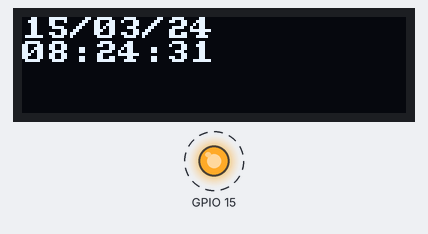
A sketch run on a simulated ESP8266 (NodeMCU). On the bench: 128×32 one-colour display, output pins drawn as LEDs (lit = HIGH). Dashed ring = blinking. WiFi joins after 1.5 s; servers stay silent unless stated; what the sketch prints to the serial monitor is not drawn.

Above: at 1.9 s.
At 9.9 s:
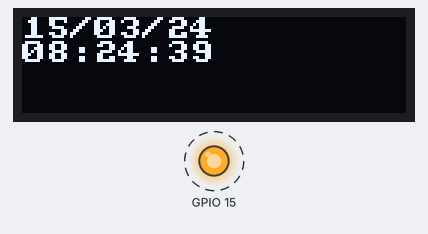
At 19.9 s:
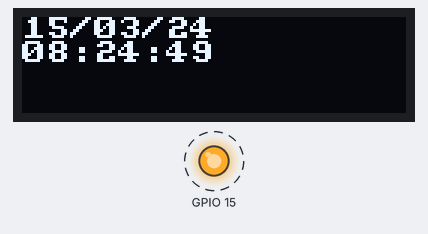
At 38.9 s:
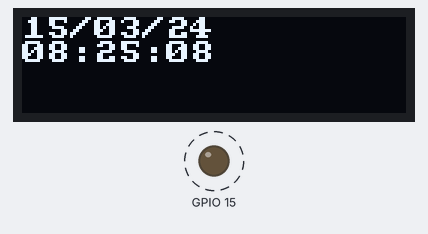
Timing chart, 0 to 40.0 s (numbered marks = the images above):
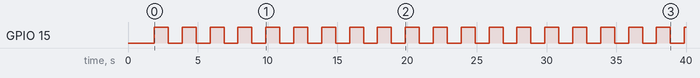

Measured:
- by itself, GPIO 15: alternates HIGH for 1.0 s and LOW for 1.0 s
- what the display in image 0 shows lasts 1.0 s, from 1.9 s to 2.9 s

The sketch:

RELOGIO_NTP_8266_128x32.ino
```cpp
#include <TimeLib.h>
#include <ESP8266WiFi.h>
#include <WiFiUdp.h>

#include <Arduino.h>
#include <U8x8lib.h>

#ifdef U8X8_HAVE_HW_SPI
#include <SPI.h>
#endif

//pino 2 do node ligar SDA
//pino 0 do node ligar SCL
U8X8_SSD1306_128X32_UNIVISION_SW_I2C u8x8(/* clock=*/ SCL, /* data=*/ SDA, /* reset=*/ U8X8_PIN_NONE);   // Adafruit Feather ESP8266/32u4 Boards + FeatherWing OLED

const char ssid[] = "FINADO ZE LINGUINHA"; // your network SSID (name)
const char pass[] = "CB4001982";           // your network password

// NTP Servers:
IPAddress timeServer(132, 163, 4, 101);    // time-a.timefreq.bldrdoc.gov
// IPAddress timeServer(132, 163, 4, 102); // time-b.timefreq.bldrdoc.gov
// IPAddress timeServer(132, 163, 4, 103); // time-c.timefreq.bldrdoc.gov

const int timeZone = -2;    // Brasil -2 com horario verao
//const int timeZone = 1;   // Central European Time
//const int timeZone = -5;  // Eastern Standard Time (USA)
//const int timeZone = -4;  // Eastern Daylight Time (USA)
//const int timeZone = -8;  // Pacific Standard Time (USA)
//const int timeZone = -7;  // Pacific Daylight Time (USA)


WiFiUDP Udp;
unsigned int localPort = 8888;  // local port to listen for UDP packets

boolean toggle = false;

void setup()
{
  pinMode(15, OUTPUT);

  u8x8.begin();
  u8x8.setPowerSave(0);

  Serial.begin(9600);
  while (!Serial) ; // Needed for Leonardo only
  delay(250);
  Serial.println("TimeNTP Example");
  Serial.print("Connecting to ");
  Serial.println(ssid);
  WiFi.begin(ssid, pass);

  while (WiFi.status() != WL_CONNECTED) {
    delay(500);
    Serial.print(".");
  }


  Serial.print("IP number assigned by DHCP is ");
  Serial.println(WiFi.localIP());
  Serial.println("Starting UDP");
  Udp.begin(localPort);
  Serial.print("Local port: ");
  Serial.println(Udp.localPort());
  Serial.println("waiting for sync");
  setSyncProvider(getNtpTime);
}

time_t prevDisplay = 0; // when the digital clock was displayed

void loop()
{
  if (timeStatus() != timeNotSet) {
    if (now() != prevDisplay) { //update the display only if time has changed
      prevDisplay = now();
      digitalClockDisplay();
    }
  }
}

void digitalClockDisplay(){

  Serial.print(hour());
  printDigits(minute());
  printDigits(second());

  Serial.print(" ");

  Serial.print(day());
  Serial.print("/");
  Serial.print(month());
  Serial.print("/");

  Serial.print(year());
  Serial.println();

  //u8x8.inverse();
  //u8x8.setFont(u8x8_font_chroma48medium8_r);
  u8x8.setFont(u8x8_font_amstrad_cpc_extended_f);

  //---------------------------
  u8x8.setCursor(0,1);

  if (hour()<10)
    u8x8.print('0');

  u8x8.print(hour());

  u8x8.print(":");

  if (minute()<10)
    u8x8.print('0');

  u8x8.print(minute());

  u8x8.print(":");

  if (second()<10)
    u8x8.print('0');

  u8x8.print(second());
  //----------------------------

  u8x8.setCursor(0,0);

  if (day()<10)
    u8x8.print('0');

  u8x8.print(day());

  u8x8.print("/");

  if (month()<10)
    u8x8.print('0');

  u8x8.print(month());

  u8x8.print("/");

  u8x8.print(year()-2000);
  //u8x8.refreshDisplay();


  toggle = !toggle;
  digitalWrite(15,toggle);

}


void printDigits(int digits)
{
  // utility for digital clock display: prints preceding colon and leading 0
  Serial.print(":");
  if(digits < 10)
    Serial.print('0');
  Serial.print(digits);
}

/*-------- NTP code ----------*/

const int NTP_PACKET_SIZE = 48;     // NTP time is in the first 48 bytes of message
byte packetBuffer[NTP_PACKET_SIZE]; // buffer to hold incoming & outgoing packets

time_t getNtpTime()
{

  //display.setCursor(3,32);
  //display.print("DATA: ");
  //display.setCursor(3,41);
  //display.print("HORA: ");
  //display.display();

  while (Udp.parsePacket() > 0);    // discard any previously received packets
  Serial.println("Transmit NTP Request");
  sendNTPpacket(timeServer);
  uint32_t beginWait = millis();
  while (millis() - beginWait < 1500) {
    int size = Udp.parsePacket();
    if (size >= NTP_PACKET_SIZE) {
      Serial.println("Receive NTP Response");
      Udp.read(packetBuffer, NTP_PACKET_SIZE);  // read packet into the buffer
      unsigned long secsSince1900;
      // convert four bytes starting at location 40 to a long integer
      secsSince1900 =  (unsigned long)packetBuffer[40] << 24;
      secsSince1900 |= (unsigned long)packetBuffer[41] << 16;
      secsSince1900 |= (unsigned long)packetBuffer[42] << 8;
      secsSince1900 |= (unsigned long)packetBuffer[43];
      return secsSince1900 - 2208988800UL + timeZone * SECS_PER_HOUR;
    }
  }
  Serial.println("No NTP Response :-(");


  //display.setCursor(3,32);
  //display.print(" FALHA 'NTP'");
  //display.setCursor(3,41);
  //display.print(" RESET AGORA");
  //display.display();

  //digitalWrite(15,HIGH);

  return 0; // return 0 if unable to get the time
}

// send an NTP request to the time server at the given address
void sendNTPpacket(IPAddress &address)
{
  // set all bytes in the buffer to 0
  memset(packetBuffer, 0, NTP_PACKET_SIZE);
  // Initialize values needed to form NTP request
  // (see URL above for details on the packets)
  packetBuffer[0] = 0b11100011;   // LI, Version, Mode
  packetBuffer[1] = 0;     // Stratum, or type of clock
  packetBuffer[2] = 6;     // Polling Interval
  packetBuffer[3] = 0xEC;  // Peer Clock Precision
  // 8 bytes of zero for Root Delay & Root Dispersion
  packetBuffer[12]  = 49;
  packetBuffer[13]  = 0x4E;
  packetBuffer[14]  = 49;
  packetBuffer[15]  = 52;
  // all NTP fields have been given values, now
  // you can send a packet requesting a timestamp:
  //Udp.beginPacket(address, 123); //NTP requests are to port 123
  Udp.beginPacket("pool.ntp.br", 123); //NTP requests are to port 123
  Udp.write(packetBuffer, NTP_PACKET_SIZE);
  Udp.endPacket();
}
```
